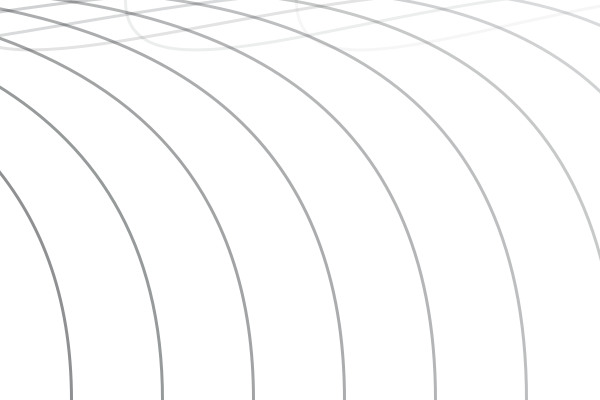
Frame 1 (no input)
Frame 60 (the mouse pressed at the canvas centre just before this capture): identical to frame 1, image omitted
Frame 120 (the mouse held since frame 60 and released just before this capture): identical to frame 1, image omitted

The Processing sketch that drew this single still picture (run headless with seeded random() and noise(); from frame 60 on, the mouse is pressed at the canvas centre):

// Processing sketch: processing_43478
// ── processing_43478.pde

float x1, x2, x3, x4, k, l, h, s, b;
int v1, v2, c, n, e;


void setup() {
  size(600, 400);
  
  colorMode(HSB, 255);
  x1 = random (0, width*3);
  x2 = random (0, width*3);

  v1 = int (random( height/16, height*2));
  v2 = int (random( height/16, height*2));
  c = int (random(0, 200));
  n = int (random(1, width*3));
  e = int (random( 0, 200));
  k=3;
  l=10;
  float l = map(width, 0, width, 0, width/2);
  float k = map(width, 0, width, 0, width/2);

  h= int(random(0, 255));
  s= int(random(0, 255));
  b= int(random(0, 255));
}

void draw () { 
  background(255);
  noFill();
  smooth();



  for (int i=0; i<n; i++) {

    stroke(h, s, b, l*i);
    strokeWeight(k);


    bezier(x1-e*i, height, x1-e*i, height-v1, x2-c*i, v2, x2-c*i, 0);
  }
}

void keyReleased() {

  if ((key == '3')||(key == 'c')) { // change la distance des tangentes du bas
    v1 = int (random( height/16, height*2));
  }

  if ((key == '9')||(key == 'e')) { // change la distance des tangentes du haut
    v2 = int (random( height/16, height*2));
  }

  if ((key == '8')||(key == 'z')) {// change la distance entre les points du haut
    c = int (random(0, 200));
  }

  if ((key == '5')||(key == 's')) {// change le nombre
    n = int (random(1, width*3));
  }

  if ((key == '+')||(key == 'g')) {// change les distances en haut et en bas
    c = int (random(0, 200));
    e = int (random( 0, 200));
  }

  if ((key == '2')||(key == 'x')) {//change la distance entre les points du bas
    e = int (random( 0, 200));
  }

  if (( key == '1')||(key == 'w')) {// change les positions sur width des points de départ du bas
    x1 = random (0, width*3);
  }

  if (( key == '7')||(key == 'a')) {// change les positions sur width des points de départ du haut
    x2 = random (0, width*3);
  }


  if ((key== '6')||(key=='q')) { // change la distance des tangentes
    v1 = int (random( height/16, height*2));
    v2 = int (random( height/16, height*2));
  }


  if (( key == '4')||(key == 's')) { // change les positions sur width des points
    x1 = random (0, width*3);
    x2 = random (0, width*3);
  }


  if (( key == '0')||(key == 'f')) {// change tout
    x1 = random (0, width*3);
    x2 = random (0, width*3);
    v1 = int (random( height/16, height*2));
    v2 = int (random( height/16, height*2));
    c = int (random(0, 200));
    e = int (random( 0, 200));
    n = int (random(1, width*3));
    l = int (random(0, 255));
    k = int (random(1, 10));
    h= int(random(0, 255));
    s= int(random(0, 255));
    b= int(random(0, 255));
  }
}

void keyPressed() {

  if (key == CODED) {

    if ( keyCode == RIGHT) { 
      l=l+1;
    } // flèche droite et gauche change l'opacité
    if ( keyCode == LEFT) { 
      l=l-1;
      if (l<-10) {
        l=l+1;
      } 
      if ((l<1)&&(l>=-10)) {
        l=map(l, 1, -10, 1, 0);
      }
    } // flèche haut et bas change l'épaisseur du trait


    if ( keyCode == DOWN) { 
      k=k-1;
      if (k<-10) {
        k=k+1;
      } 
      if ((k<1)&&(k>=-10)) {
        k=map(k, 1, -10, 1, 0);
      }
    }
    if   (keyCode == UP) { 
      k=k+1;
    }
  }

  if ( key == 'i') { 
    h=h+1;
  }

  if ( key == 'k') { 
    h=h-1;
  }

  if ( key == 'o') { 
    s=s+1;
  }
  if ( key == 'l') { 
    s=s-1;
  }

  if ( key == 'p') { 
    b=b+1;
  }
  if ( key == 'm') { 
    b=b-1;
  }
}
